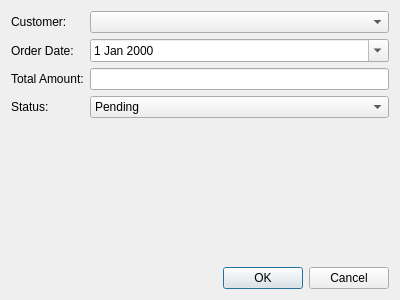
<?xml version="1.0" encoding="UTF-8"?>
<ui version="4.0">
 <class>AddOrderWindow</class>
 <widget class="QDialog" name="AddOrderWindow">
  <property name="geometry">
   <rect>
    <x>0</x>
    <y>0</y>
    <width>400</width>
    <height>300</height>
   </rect>
  </property>
  <property name="windowTitle">
   <string>Add Order</string>
  </property>
  <layout class="QVBoxLayout" name="verticalLayout">
   <item>
    <layout class="QFormLayout" name="formLayout">
     <property name="fieldGrowthPolicy">
      <enum>QFormLayout::AllNonFixedFieldsGrow</enum>
     </property>
     <item row="0" column="0">
      <widget class="QLabel" name="customerLabel">
       <property name="text">
        <string>Customer:</string>
       </property>
      </widget>
     </item>
     <item row="0" column="1">
      <widget class="QComboBox" name="customerCombo"/>
     </item>
     <item row="1" column="0">
      <widget class="QLabel" name="orderDateLabel">
       <property name="text">
        <string>Order Date:</string>
       </property>
      </widget>
     </item>
     <item row="1" column="1">
      <widget class="QDateEdit" name="orderDateEdit">
       <property name="calendarPopup">
        <bool>true</bool>
       </property>
      </widget>
     </item>
     <item row="2" column="0">
      <widget class="QLabel" name="totalAmountLabel">
       <property name="text">
        <string>Total Amount:</string>
       </property>
      </widget>
     </item>
     <item row="2" column="1">
      <widget class="QLineEdit" name="totalAmountEdit"/>
     </item>
     <item row="3" column="0">
      <widget class="QLabel" name="statusLabel">
       <property name="text">
        <string>Status:</string>
       </property>
      </widget>
     </item>
     <item row="3" column="1">
      <widget class="QComboBox" name="statusCombo">
       <item>
        <property name="text">
         <string>Pending</string>
        </property>
       </item>
       <item>
        <property name="text">
         <string>Completed</string>
        </property>
       </item>
       <item>
        <property name="text">
         <string>Cancelled</string>
        </property>
       </item>
      </widget>
     </item>
    </layout>
   </item>
   <item>
    <widget class="QDialogButtonBox" name="buttonBox">
     <property name="orientation">
      <enum>Qt::Horizontal</enum>
     </property>
     <property name="standardButtons">
      <set>QDialogButtonBox::Cancel|QDialogButtonBox::Ok</set>
     </property>
    </widget>
   </item>
  </layout>
 </widget>
 <resources/>
 <connections>
  <connection>
   <sender>buttonBox</sender>
   <signal>accepted()</signal>
   <receiver>AddOrderWindow</receiver>
   <slot>accept()</slot>
  </connection>
  <connection>
   <sender>buttonBox</sender>
   <signal>rejected()</signal>
   <receiver>AddOrderWindow</receiver>
   <slot>reject()</slot>
  </connection>
 </connections>
</ui>
